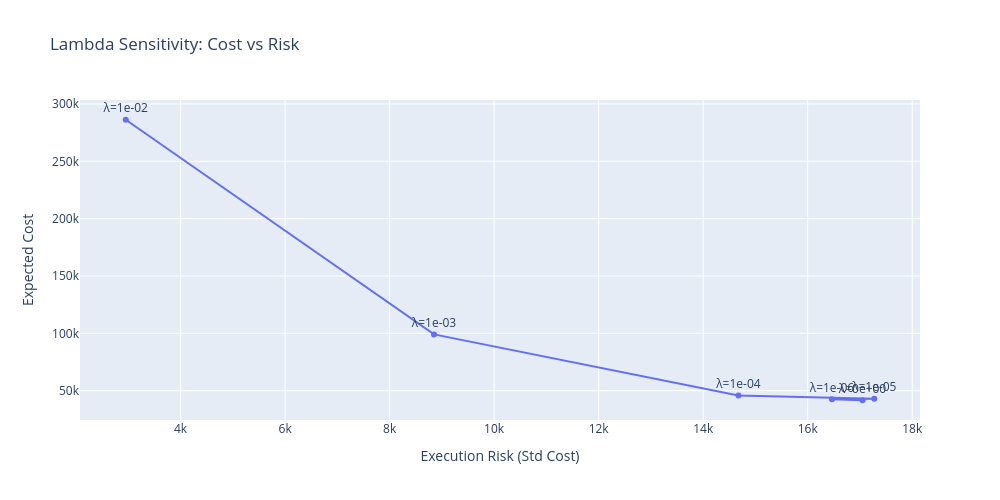

The code cell stored with this chart in its notebook:
### Code cell
fig = go.Figure()

fig.add_trace(
    go.Scatter(
        x=lambda_summary["std_cost"],
        y=lambda_summary["mean_cost"],
        mode="lines+markers+text",
        text=[f"λ={x:.0e}" for x in lambda_summary["lambda"]],
        textposition="top center",
        name="Almgren-Chriss"
    )
)

fig.update_layout(
    title="Lambda Sensitivity: Cost vs Risk",
    xaxis_title="Execution Risk (Std Cost)",
    yaxis_title="Expected Cost",
    height=500,
    width=1000
)

fig.show()
fig.write_image("../results/plots/lambda_sensitivity_cost_vs_risk.png")
display(Image(filename="../results/plots/lambda_sensitivity_cost_vs_risk.png"))

### Figure 1 — Plotly figure (JSON) as saved in the notebook; plotly's stock layout.template omitted (floating-point values rounded to 4 significant figures)
{"data": [{"mode": "lines+markers+text", "name": "Almgren-Chriss", "text": ["λ=0e+00", "λ=1e-06", "λ=1e-05", "λ=1e-04", "λ=1e-03", "λ=1e-02"], "textposition": "top center", "type": "scatter", "x": [17050.0, 16460.0, 17270.0, 14670.0, 8850.0, 2951.0], "y": [41640.0, 42490.0, 42940.0, 45810.0, 99080.0, 286200.0]}], "layout": {"height": 500, "title": {"text": "Lambda Sensitivity: Cost vs Risk"}, "width": 1000, "xaxis": {"title": {"text": "Execution Risk (Std Cost)"}}, "yaxis": {"title": {"text": "Expected Cost"}}}}
